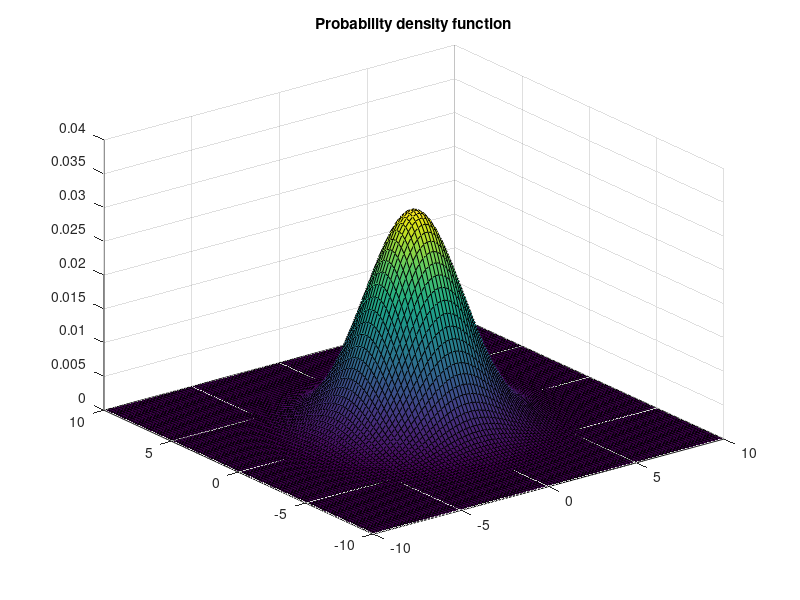
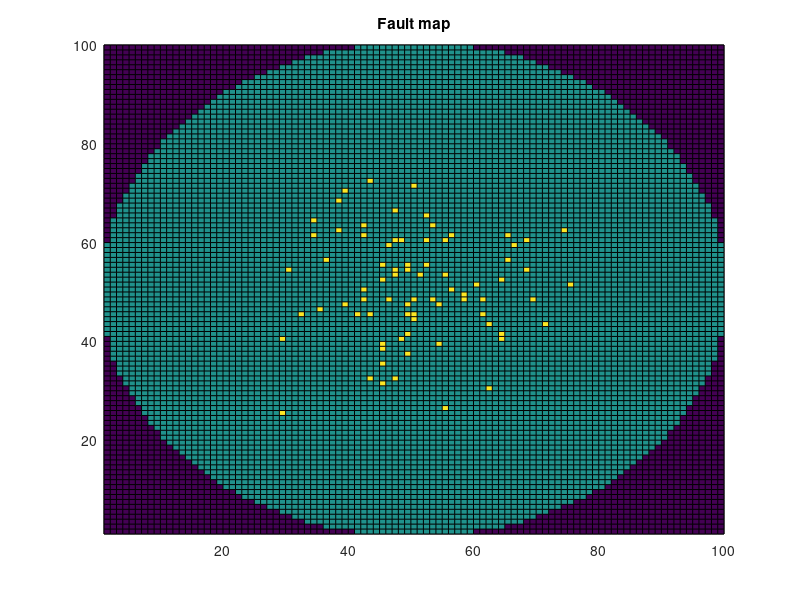

Here is the MATLAB script that generated these plots, in order:
% This script cumputes a bidimensional gaussian distribution and plots it.
% This probability function is assumed to represent the probability a fault
% happens on the chip in the coordinates (x1, x2).
% After that, a map is created where random faults are simulated. The value
% 0 in the map means 'no fault' and 1 means 'fault', whereas -1 indicates 
% the points out of the circular wafer

clear all
close all
clc

% Initializing variables for gussian plot
ray = 50;

x1 = linspace(-10,10,2*ray);
x2 = x1;

mean = [0,0];
normalizedVariance = [0.1, 0; 0, 0.1];
variance = ray.*normalizedVariance;

[X1,X2] = meshgrid(x1,x2);

rng = 'default'; % for reproducibility

% Computing and plotting multivariate normal probability density function
Z = mvnpdf([X1(:), X2(:)], mean, variance);
Z = reshape(Z, length(x1), length(x2));

figure(1)
surf(X1,X2,Z)
title('Probability density function')

% Filling sqare matrix with simbolic values. Fault are deloyed according to
% the probabilit function.
maxZ = max(max(Z));
faultNumber = 0;

for (i=1:length(x1))
    for (j=1:length(x2))
        
        if ((rand*(maxZ*10) < Z(i,j)) && ((i-ray)^2+(j-ray)^2 <= ray^2))
            faultMap(i,j) = 1;
        else
            if ((i-ray)^2+(j-ray)^2 > ray^2)
                faultMap(i,j) = -1;
            else
            faultMap(i,j) = 0;
            end
        end
    end
end

faultNumber = length(find(faultMap));

% Plotting fault map
figure(2)
pcolor(faultMap)
title('Fault map')

